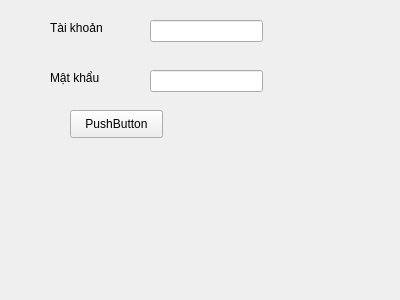
<?xml version="1.0" encoding="UTF-8"?>
<ui version="4.0">
 <class>Form</class>
 <widget class="QWidget" name="Form">
  <property name="geometry">
   <rect>
    <x>0</x>
    <y>0</y>
    <width>400</width>
    <height>300</height>
   </rect>
  </property>
  <property name="windowTitle">
   <string>Form đăng nhập</string>
  </property>
  <widget class="QLabel" name="label">
   <property name="geometry">
    <rect>
     <x>50</x>
     <y>20</y>
     <width>55</width>
     <height>16</height>
    </rect>
   </property>
   <property name="text">
    <string>Tài khoản</string>
   </property>
  </widget>
  <widget class="QLabel" name="label_2">
   <property name="geometry">
    <rect>
     <x>50</x>
     <y>70</y>
     <width>55</width>
     <height>16</height>
    </rect>
   </property>
   <property name="text">
    <string>Mật khẩu</string>
   </property>
  </widget>
  <widget class="QLineEdit" name="o_nhap_tai_khoan">
   <property name="geometry">
    <rect>
     <x>150</x>
     <y>20</y>
     <width>113</width>
     <height>22</height>
    </rect>
   </property>
  </widget>
  <widget class="QLineEdit" name="o_nhap_mat_khau">
   <property name="geometry">
    <rect>
     <x>150</x>
     <y>70</y>
     <width>113</width>
     <height>22</height>
    </rect>
   </property>
  </widget>
  <widget class="QPushButton" name="nut_dang_nhap">
   <property name="geometry">
    <rect>
     <x>70</x>
     <y>110</y>
     <width>93</width>
     <height>28</height>
    </rect>
   </property>
   <property name="text">
    <string>PushButton</string>
   </property>
  </widget>
 </widget>
 <resources/>
 <connections/>
</ui>
